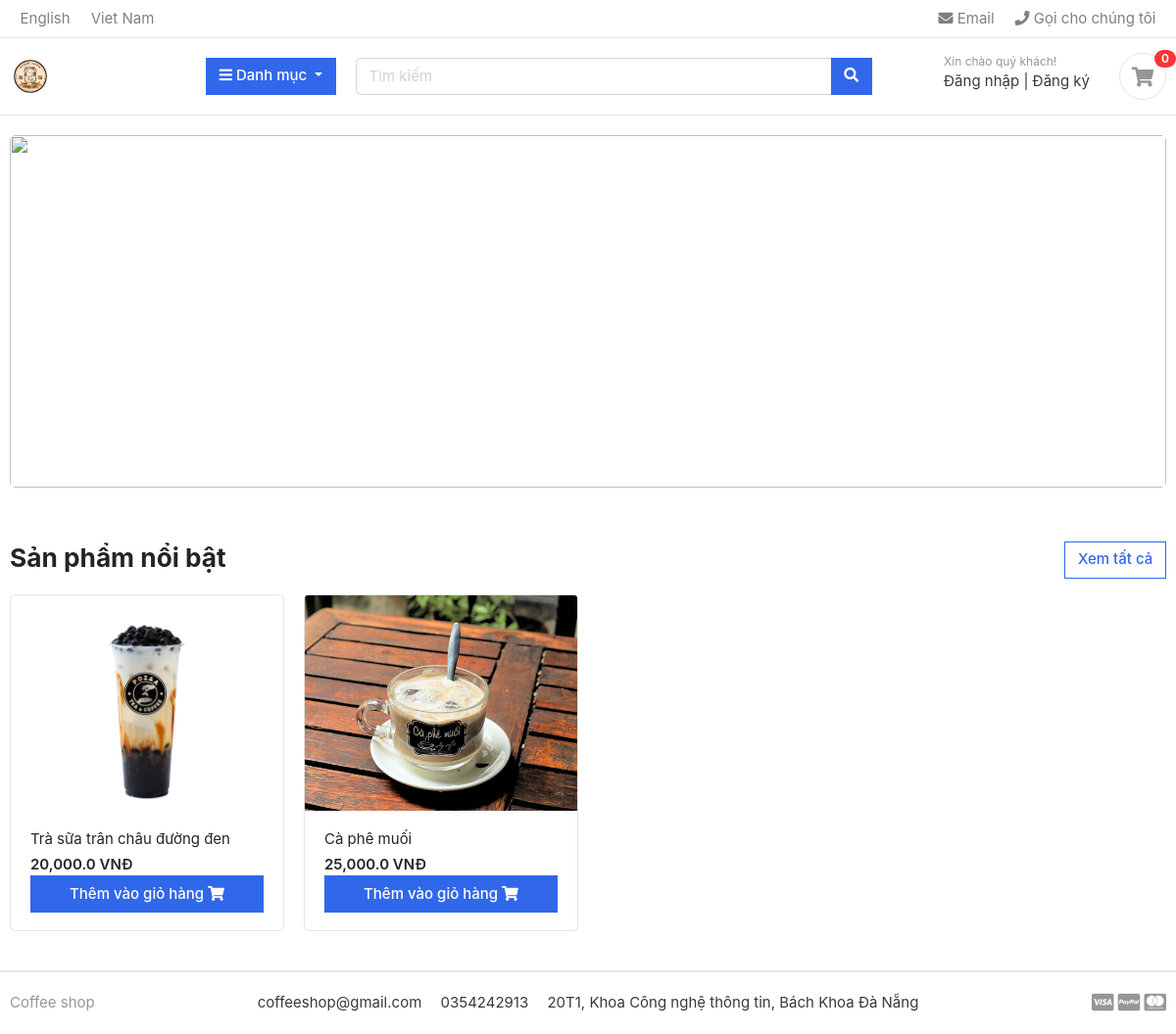
/, run on an earlier commit of the app's database.
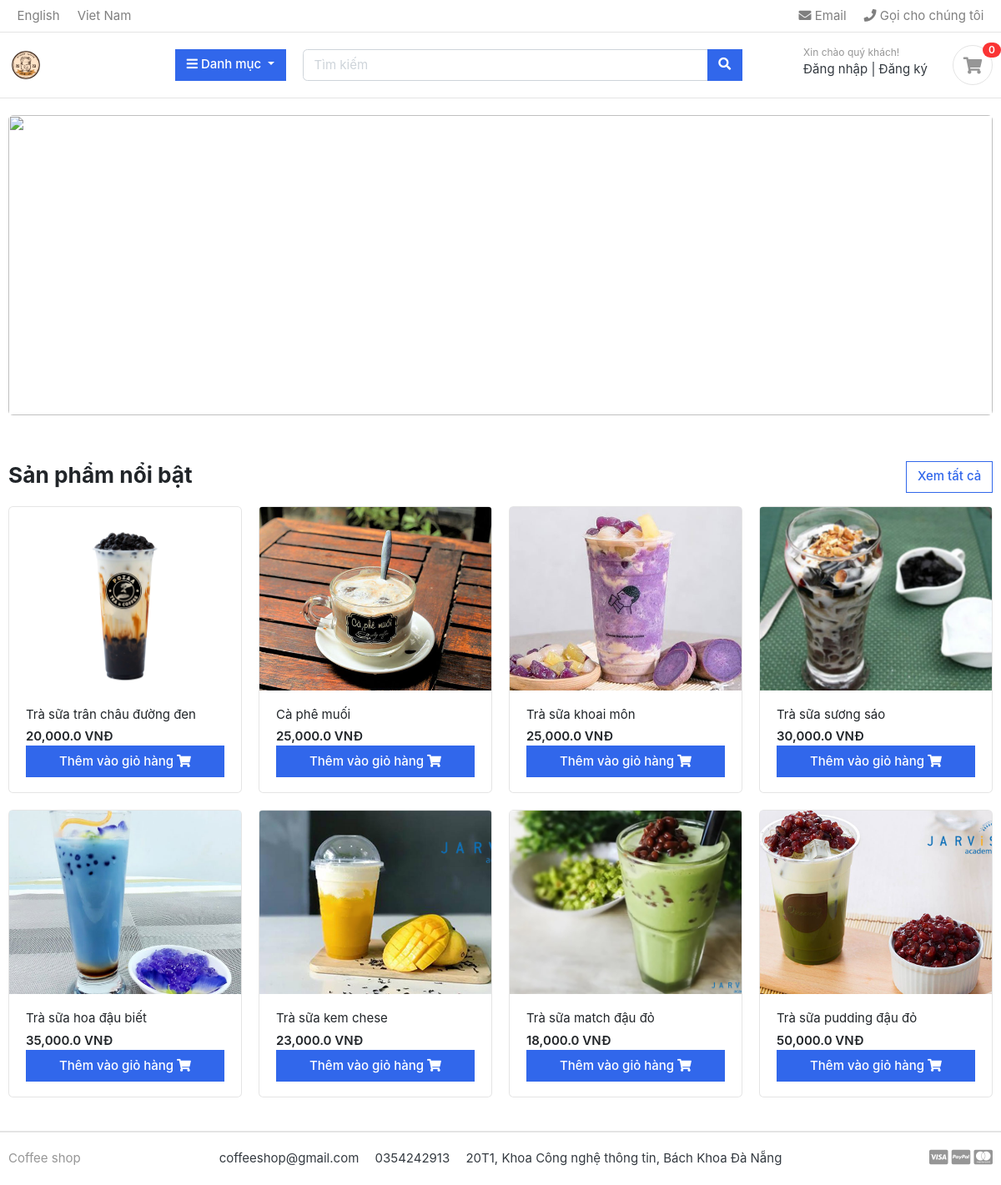
And on a later commit of the database.
### coffee/models.py (models this page shows, shortened)
class Product(models.Model):
    name = models.CharField(max_length=255, unique=True)
    slug = models.SlugField(max_length=100, unique=True)
    price = models.FloatField()
    quantity = models.IntegerField()
    category = models.ForeignKey(Category, on_delete=models.CASCADE)
    image = models.ImageField(max_length=100, upload_to='products/images', blank=True)
    description = models.TextField(max_length=2048, blank=True, default='')
    def get_url(self):
        return reverse('product_detail', args=[self.category.slug, self.slug])

### CoffeeShop/views.py (the view)
# urls.py: 2. Add a URL to urlpatterns:  path('', views.home, name='home')
def home(request):
    products = Product.objects.all()[:8]
    data = cartData(request)
    cartItems = data['cartItems']
    context = {
        'products': products,
        'cartItems': cartItems,
    }
    return render(request, 'index.html', context)

### cart/inherit.py (called while the page is built, shortened)
def cartData(request):
    if request.user.is_authenticated:
        customer = request.user.customer
        order, created = Order.objects.get_or_create(customer=customer, complete=False)
        items = order.orderitem_set.all()
        cartItems = order.get_cart_items
    else:
        items = []
        try:
            cart = json.loads(request.COOKIES['cart'])
        except:
            cart = {}
        order = {'get_cart_total':0, 'get_cart_items':0}
        cartItems = order['get_cart_items']
    return {'cartItems':cartItems, 'items':items, 'order':order}

### category/context_processors.py (called while the page is built)
def menu_links(request):
    links = Category.objects.all()
    return dict(links=links)

### category/models.py (called while the page is built)
    def get_url(self):
        return reverse('products_by_category', args=[self.slug])

### templates/index.html
{% extends 'base.html' %}
{% load static%}
{% load humanize %}
{% block content %}
<section class="section-intro padding-y-sm">
    <div class="container">
        <div class="intro-banner-wrap">
            <img src="{%static 'images/banners/banner.jpg' %}" class="img-fluid rounded" style="width: 100%; height: 360px;">
        </div>
    </div>
</section>
<section class="section-name padding-y-sm">
    <div class="container">
        <header class="section-heading">
            <a href="/products" class="btn btn-outline-primary float-right">Xem tất cả</a>
            <h3 class="section-title">Sản phẩm nổi bật</h3>
        </header>
        <div class="row">
            {% for product in products %}
            <div class="col-md-3">
                <div class="card card-product-grid">
                    <a href="{{ product.get_url }}" class="img-wrap"> <img src="{{ product.image.url }}"> </a>
                    <figcaption class="info-wrap">
                        <a href="{{ product.get_url }}" class="title">{{ product.name }}</a>
                        <div class="price mt-1">{{ product.price|intcomma }} VNĐ</div>
                        <button data-product="{{product.id}}" data-action="add" class="btn btn-block btn-primary update-cart">Thêm vào giỏ hàng </span> <i class="fas fa-shopping-cart"></i> </button>
                    </figcaption>
                </div>
            </div>
            {% endfor %}
        </div>
    </div>
</section>
{% endblock %}

What changed in the data, as far as the page shows it:
added Product: image (picture), name "Trà sữa khoai môn", price "25,000.0"
added Product: image (picture), name "Trà sữa sương sáo", price "30,000.0"
added Product: image (picture), name "Trà sữa hoa đậu biết", price "35,000.0"
added Product: image (picture), name "Trà sữa kem chese", price "23,000.0"
added Product: image (picture), name "Trà sữa match đậu đỏ", price "18,000.0"
added Product: image (picture), name "Trà sữa pudding đậu đỏ", price "50,000.0"
